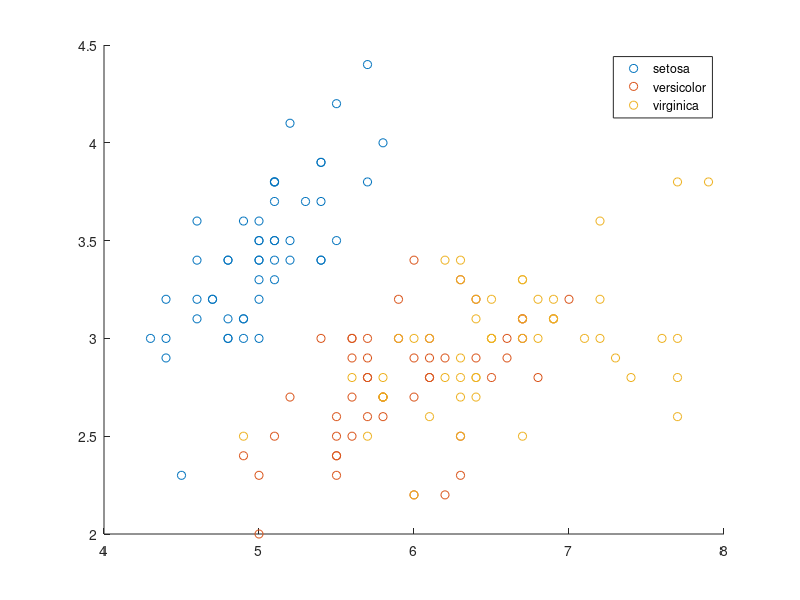

Write MATLAB code to recreate this figure. (Note: this script raises an error after producing the figure.)
load fisheriris
X = meas(:,1:2);
Y = species;

figure
gscatter(X(:,1),X(:,2),Y);
h = gca;
lims = [h.XLim h.YLim]; % Extract the x and y axis limits
title('{\bf Scatter Diagram of Iris Measurements}');
xlabel('Sepal Length (cm)');
ylabel('Sepal Width (cm)');
legend('Location','Northwest');

SVMModels = cell(3,1);
classes = unique(Y);
rng(1); % For reproducibility

for j = 1:numel(classes);
    indx = strcmp(Y,classes(j)); % Create binary classes for each classifier
    SVMModels{j} = fitcsvm(X,indx,'ClassNames',[false true],'Standardize',true,...
        'KernelFunction','rbf','BoxConstraint',1);
end

d = 0.01;
[x1Grid,x2Grid] = meshgrid(min(X(:,1)):d:max(X(:,1)),...
    min(X(:,2)):d:max(X(:,2)));
xGrid = [x1Grid(:),x2Grid(:)];
N = size(xGrid,1);
Scores = zeros(N,numel(classes));

for j = 1:numel(classes);
    [~,score] = predict(SVMModels{j},xGrid);
    Scores(:,j) = score(:,2); % Second column contains positive-class scores
end

[~,maxScore] = max(Scores,[],2);

figure
h(1:3) = gscatter(xGrid(:,1),xGrid(:,2),maxScore,...
    [0.1 0.5 0.5; 0.5 0.1 0.5; 0.5 0.5 0.1]);
hold on
h(4:6) = gscatter(X(:,1),X(:,2),Y);
title('{\bf Iris Classification Regions}');
xlabel('Sepal Length (cm)');
ylabel('Sepal Width (cm)');
legend(h,{'setosa region','versicolor region','virginica region',...
    'observed setosa','observed versicolor','observed virginica'},...
    'Location','Northwest');
axis tight
hold off